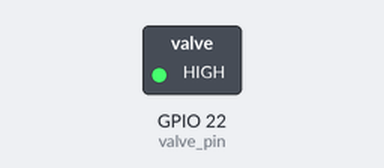
Simulated run of this program. Board: ESP32 board running MicroPython. Parts: switched loads named in the program (green lamp = pin HIGH). At 0.0 s the program stops and its outputs stay as they are.

Above: at 0.1 s.
Timing chart, 0 to 1.5 s (numbered marks = the images above):
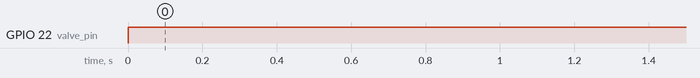

The program:

water.py
```python
from machine import Pin, Signal

valve_pin = Pin(22, Pin.OUT)
valve = Signal(valve_pin, invert=False)


def open():
    valve.off()


def close():
    valve.on()


def status():
    return 'stopped' if valve.value() else 'flowing'


close()
```

Measured:
- by itself, GPIO 22 (valve_pin): LOW → HIGH at 0.00 s
